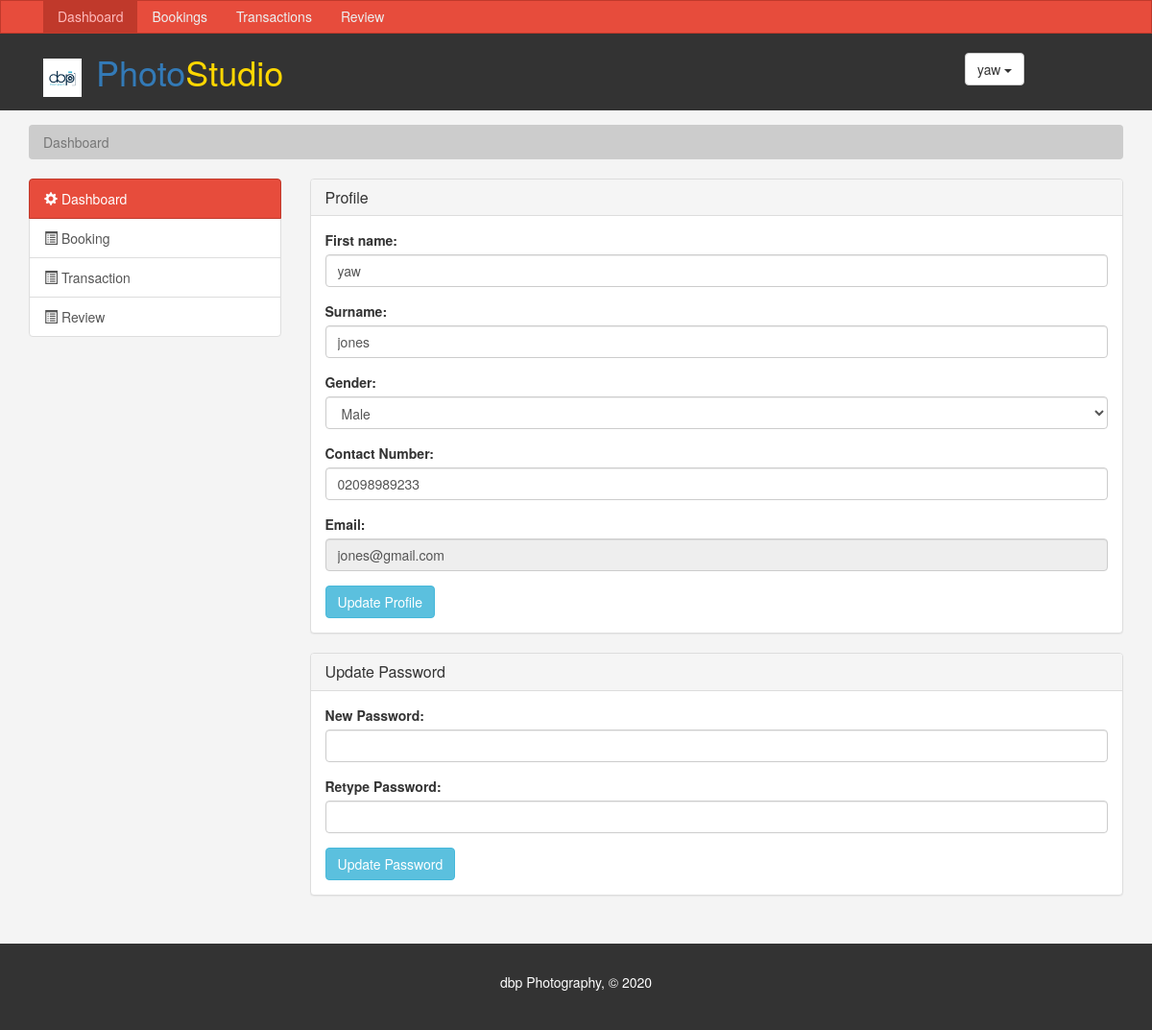
/core_module_customers/dashboard.php (signed in), run on the app's committed database.
### tables this page shows
CREATE TABLE `customers` (
  `id` int(11) NOT NULL,
  `firstname` varchar(50) NOT NULL,
  `dob` date NOT NULL,
  `lastname` varchar(50) NOT NULL,
  `email` varchar(100) NOT NULL,
  `password` varchar(60) NOT NULL,
  `phonenumber` varchar(30) NOT NULL,
  `gender` varchar(15) NOT NULL,
  `created_at` timestamp NOT NULL DEFAULT CURRENT_TIMESTAMP,
  `updated_at` timestamp NOT NULL DEFAULT CURRENT_TIMESTAMP
);

### backoffice/controllers/customer/customers.php (called while the page is built, shortened)
<?php
	$db = new Database();
	$customer = new Customer($db->connect());

### backoffice/config.php (called while the page is built, shortened)
<?php
	class Database{
	private $db_host = 'localhost';
	private $db_name = 'dbp_photo_studiodb';
	private $db_username = 'root';
	private $pass_word = '';
	private $charset = 'utf8mb4';
	public function connect(){
		$this->conn = null;
		if($this->conn == null){
				try {
					$server_path = "mysql:host=".$this->getHostName().";dbname=".$this->getDatabaseName().";charset=".$this->getCharacterSet();
					$this->conn = new PDO($server_path,$this->getUserName(),$this->getPassword());
				    return $this->conn;
				}
				catch (PDOException $e) {
					return $e->getMessage();
				}
	   }
	}
	private function getHostName(){
		return $this->db_host;
	}
	private function getDatabaseName(){
		return $this->db_name;
	}
	private function getUserName(){
		return $this->db_username;
	}
	private function getPassword(){
		return $this->pass_word;
	}
	private function getCharacterSet(){
		return $this->charset;
	}
}

### backoffice/Model/customer.php (called while the page is built, shortened)
<?php
 class Customer{
 		private $db_conn;
 		public function __construct($con){
 			$this->db_conn = $con;
 		}
		public function getCustomer($email){
		 	try {
			 		 $query = $this->db_conn->prepare("SELECT * FROM customers WHERE email=:email");
			 		          $query->execute(['email'=>$email]);
			 		 return $query->fetchAll(PDO::FETCH_ASSOC);
			 	} catch (PDOException $e) {
					return $e->getMessage();
				}
		}
 }

### core_module_customers/dashboard_content.php (the view, shortened to what this page needs)
<div class="panel panel-default">
                <div class="panel-heading">
                  <h3 class="panel-title">Profile</h3>
                </div>
                <?php
                 foreach ($customer->getCustomer($_SESSION["customer_email"]) as $customerDetail) {?>
                <div class="panel-body">
              <form action="#" method="POST">
                   <div class="form-group">
                    <label for="sfname">First name:</label>
                    <input type="text" class="form-control" id="cust_fname" name="cust_fname" value='<?php echo $customerDetail["firstname"];?>'>
                  </div>
                  <div class="form-group">
                    <label for="slname">Surname:</label>
                    <input type="text" class="form-control" id="user_lname" name="user_lname" value='<?php echo $customerDetail["lastname"];?>'>
                  </div>
                  <div class="form-group">
                    <label for="gender">Gender:</label>
                    <select class="form-control" name="user_gender" id="user_gender">
                      <option value='<?php echo $customerDetail["gender"];?>'>
                      <?php
                        echo $gender = $customerDetail["gender"] == "male" ? "Male" : "Female";
                      ?>
                    </option>
                    </select>
                  </div>
                  <div class="form-group">
                    <label for="sphonenumber">Contact Number:</label>
                    <input type="text" class="form-control" id="user_phonenumber" name="user_phonenumber" value='<?php echo $customerDetail["phonenumber"];?>'>
                  </div>
                  <div class="form-group">
                    <label for="semail">Email:</label>
                    <input type="email" class="form-control" id="user_email" name="user_email" value='<?php echo $customerDetail["email"];?>' readonly="readonly">
                  </div>
                  <button type="submit" name="update_user_btn" id="update_user" class="btn btn-info">Update Profile</button>
          </form>
        </div>
    <?php } ?>
</div>
<div class="panel panel-default">
                <div class="panel-heading">
                  <h3 class="panel-title">Update Password</h3>
                </div>
                <div class="panel-body">
              <form action="#" method="POST">
                  <div class="form-group">
                    <label for="update_password">New Password:</label>
                    <input type="password" class="form-control" id="update_password" name="update_password">
                  </div>
                  <div class="form-group">
                    <label for="retype_password">Retype Password:</label>
                    <input type="password" class="form-control" id="retype_password" name="retype_password" >
                  </div>
                  <button type="submit" name="update_user_btn" id="update_cust_btn" class="btn btn-info">Update Password</button>
          </form>
        </div>
      </div>

### core_module_customers/dashboard_global_header.php (shortened to what this page needs)
<?php
    require "../backoffice/config.php";
    require "../backoffice/Model/customer.php";
    require "../backoffice/controllers/customer/customers.php";
    require "../backoffice/controllers/transaction/transactions.php";
?>
<header id="header">
      <div class="container">
        <div class="row">
          <div class="col-md-10">
            <h1>
              <a class="navbar-brand" href="../index.php">
                <img src="../images/logo.jpg" alt="logo" style="width:40px;">
              </a>
              <a href="../index.php" style="text-decoration: none;">
              Photo<span style="color:gold">Studio</span></a></h1>
          </div>
          <div class="col-md-2">
            <div class="dropdown create">
              <button class="btn btn-default dropdown-toggle" type="button" id="dropdownMenu1" data-toggle="dropdown" aria-haspopup="true" aria-expanded="true">
                <?php
                  foreach ($customer->getCustomer($_SESSION["customer_email"]) as $customerDetail) {
                     echo $customerDetail["firstname"];
                   }
                ?>
                <span class="caret"></span>
              </button>
            </div>
          </div>
        </div>
      </div>
    </header>

### core_module_customers/css/style.css (style rules this page uses)
body { background:#f4f4f4; }
.navbar-nav > li > a, .navbar-brand { padding-top:6px !important; padding-bottom:0 !important; height: 33px; }
#header { background:#333333; color:#ffffff; padding-bottom: 10px; margin-bottom: 15px; }
#header .create { padding-top: 20px; }

### data on the page
customers: firstname "yaw", cust_fname "yaw", user_lname "jones", user_gender "Male", user_phonenumber "02098989233", user_email "jones@gmail.com"
